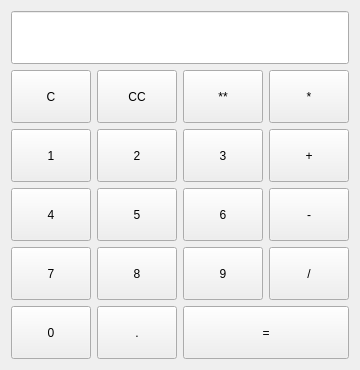
<?xml version="1.0" encoding="UTF-8"?>
<ui version="4.0">
 <class>Form</class>
 <widget class="QWidget" name="Form">
  <property name="geometry">
   <rect>
    <x>0</x>
    <y>0</y>
    <width>338</width>
    <height>370</height>
   </rect>
  </property>
  <property name="windowTitle">
   <string>Form</string>
  </property>
  <layout class="QVBoxLayout" name="verticalLayout">
   <item>
    <layout class="QGridLayout" name="gridLayout">
     <item row="1" column="0">
      <widget class="QPushButton" name="clear_one">
       <property name="sizePolicy">
        <sizepolicy hsizetype="MinimumExpanding" vsizetype="MinimumExpanding">
         <horstretch>0</horstretch>
         <verstretch>0</verstretch>
        </sizepolicy>
       </property>
       <property name="text">
        <string>C</string>
       </property>
      </widget>
     </item>
     <item row="6" column="2" colspan="2">
      <widget class="QPushButton" name="equal_button">
       <property name="enabled">
        <bool>true</bool>
       </property>
       <property name="sizePolicy">
        <sizepolicy hsizetype="MinimumExpanding" vsizetype="MinimumExpanding">
         <horstretch>0</horstretch>
         <verstretch>0</verstretch>
        </sizepolicy>
       </property>
       <property name="text">
        <string>=</string>
       </property>
      </widget>
     </item>
     <item row="1" column="2">
      <widget class="QPushButton" name="power_button">
       <property name="sizePolicy">
        <sizepolicy hsizetype="MinimumExpanding" vsizetype="MinimumExpanding">
         <horstretch>0</horstretch>
         <verstretch>0</verstretch>
        </sizepolicy>
       </property>
       <property name="text">
        <string>**</string>
       </property>
      </widget>
     </item>
     <item row="3" column="0">
      <widget class="QPushButton" name="number1_button">
       <property name="sizePolicy">
        <sizepolicy hsizetype="MinimumExpanding" vsizetype="MinimumExpanding">
         <horstretch>0</horstretch>
         <verstretch>0</verstretch>
        </sizepolicy>
       </property>
       <property name="text">
        <string>1</string>
       </property>
      </widget>
     </item>
     <item row="3" column="3">
      <widget class="QPushButton" name="add_button">
       <property name="sizePolicy">
        <sizepolicy hsizetype="MinimumExpanding" vsizetype="MinimumExpanding">
         <horstretch>0</horstretch>
         <verstretch>0</verstretch>
        </sizepolicy>
       </property>
       <property name="text">
        <string>+</string>
       </property>
      </widget>
     </item>
     <item row="3" column="1">
      <widget class="QPushButton" name="number2_button">
       <property name="sizePolicy">
        <sizepolicy hsizetype="MinimumExpanding" vsizetype="MinimumExpanding">
         <horstretch>0</horstretch>
         <verstretch>0</verstretch>
        </sizepolicy>
       </property>
       <property name="text">
        <string>2</string>
       </property>
      </widget>
     </item>
     <item row="3" column="2">
      <widget class="QPushButton" name="number3_button">
       <property name="sizePolicy">
        <sizepolicy hsizetype="MinimumExpanding" vsizetype="MinimumExpanding">
         <horstretch>0</horstretch>
         <verstretch>0</verstretch>
        </sizepolicy>
       </property>
       <property name="text">
        <string>3</string>
       </property>
      </widget>
     </item>
     <item row="4" column="0">
      <widget class="QPushButton" name="number4_button">
       <property name="sizePolicy">
        <sizepolicy hsizetype="MinimumExpanding" vsizetype="MinimumExpanding">
         <horstretch>0</horstretch>
         <verstretch>0</verstretch>
        </sizepolicy>
       </property>
       <property name="text">
        <string>4</string>
       </property>
      </widget>
     </item>
     <item row="4" column="1">
      <widget class="QPushButton" name="number5_button">
       <property name="sizePolicy">
        <sizepolicy hsizetype="MinimumExpanding" vsizetype="MinimumExpanding">
         <horstretch>0</horstretch>
         <verstretch>0</verstretch>
        </sizepolicy>
       </property>
       <property name="text">
        <string>5</string>
       </property>
      </widget>
     </item>
     <item row="4" column="2">
      <widget class="QPushButton" name="number6_button">
       <property name="sizePolicy">
        <sizepolicy hsizetype="MinimumExpanding" vsizetype="MinimumExpanding">
         <horstretch>0</horstretch>
         <verstretch>0</verstretch>
        </sizepolicy>
       </property>
       <property name="text">
        <string>6</string>
       </property>
      </widget>
     </item>
     <item row="6" column="1">
      <widget class="QPushButton" name="dot_button">
       <property name="sizePolicy">
        <sizepolicy hsizetype="MinimumExpanding" vsizetype="MinimumExpanding">
         <horstretch>0</horstretch>
         <verstretch>0</verstretch>
        </sizepolicy>
       </property>
       <property name="text">
        <string>.</string>
       </property>
      </widget>
     </item>
     <item row="5" column="3">
      <widget class="QPushButton" name="div_button">
       <property name="sizePolicy">
        <sizepolicy hsizetype="MinimumExpanding" vsizetype="MinimumExpanding">
         <horstretch>0</horstretch>
         <verstretch>0</verstretch>
        </sizepolicy>
       </property>
       <property name="text">
        <string>/</string>
       </property>
      </widget>
     </item>
     <item row="1" column="1">
      <widget class="QPushButton" name="clear_all">
       <property name="sizePolicy">
        <sizepolicy hsizetype="MinimumExpanding" vsizetype="MinimumExpanding">
         <horstretch>0</horstretch>
         <verstretch>0</verstretch>
        </sizepolicy>
       </property>
       <property name="text">
        <string>CC</string>
       </property>
      </widget>
     </item>
     <item row="5" column="1">
      <widget class="QPushButton" name="number8_button">
       <property name="sizePolicy">
        <sizepolicy hsizetype="MinimumExpanding" vsizetype="MinimumExpanding">
         <horstretch>0</horstretch>
         <verstretch>0</verstretch>
        </sizepolicy>
       </property>
       <property name="text">
        <string>8</string>
       </property>
      </widget>
     </item>
     <item row="4" column="3">
      <widget class="QPushButton" name="minus_button">
       <property name="sizePolicy">
        <sizepolicy hsizetype="MinimumExpanding" vsizetype="MinimumExpanding">
         <horstretch>0</horstretch>
         <verstretch>0</verstretch>
        </sizepolicy>
       </property>
       <property name="text">
        <string>-</string>
       </property>
      </widget>
     </item>
     <item row="5" column="2">
      <widget class="QPushButton" name="number9_button">
       <property name="sizePolicy">
        <sizepolicy hsizetype="MinimumExpanding" vsizetype="MinimumExpanding">
         <horstretch>0</horstretch>
         <verstretch>0</verstretch>
        </sizepolicy>
       </property>
       <property name="text">
        <string>9</string>
       </property>
      </widget>
     </item>
     <item row="6" column="0">
      <widget class="QPushButton" name="number0_button">
       <property name="sizePolicy">
        <sizepolicy hsizetype="Minimum" vsizetype="MinimumExpanding">
         <horstretch>0</horstretch>
         <verstretch>0</verstretch>
        </sizepolicy>
       </property>
       <property name="text">
        <string>0</string>
       </property>
      </widget>
     </item>
     <item row="1" column="3">
      <widget class="QPushButton" name="mul_button">
       <property name="sizePolicy">
        <sizepolicy hsizetype="MinimumExpanding" vsizetype="MinimumExpanding">
         <horstretch>0</horstretch>
         <verstretch>0</verstretch>
        </sizepolicy>
       </property>
       <property name="text">
        <string>*</string>
       </property>
      </widget>
     </item>
     <item row="5" column="0">
      <widget class="QPushButton" name="number7_button">
       <property name="sizePolicy">
        <sizepolicy hsizetype="Minimum" vsizetype="MinimumExpanding">
         <horstretch>0</horstretch>
         <verstretch>0</verstretch>
        </sizepolicy>
       </property>
       <property name="text">
        <string>7</string>
       </property>
      </widget>
     </item>
     <item row="0" column="0" colspan="4">
      <widget class="QLineEdit" name="equation_box">
       <property name="sizePolicy">
        <sizepolicy hsizetype="MinimumExpanding" vsizetype="MinimumExpanding">
         <horstretch>0</horstretch>
         <verstretch>0</verstretch>
        </sizepolicy>
       </property>
       <property name="font">
        <font>
         <pointsize>15</pointsize>
         <weight>75</weight>
         <bold>true</bold>
        </font>
       </property>
      </widget>
     </item>
    </layout>
   </item>
  </layout>
 </widget>
 <resources/>
 <connections/>
</ui>
